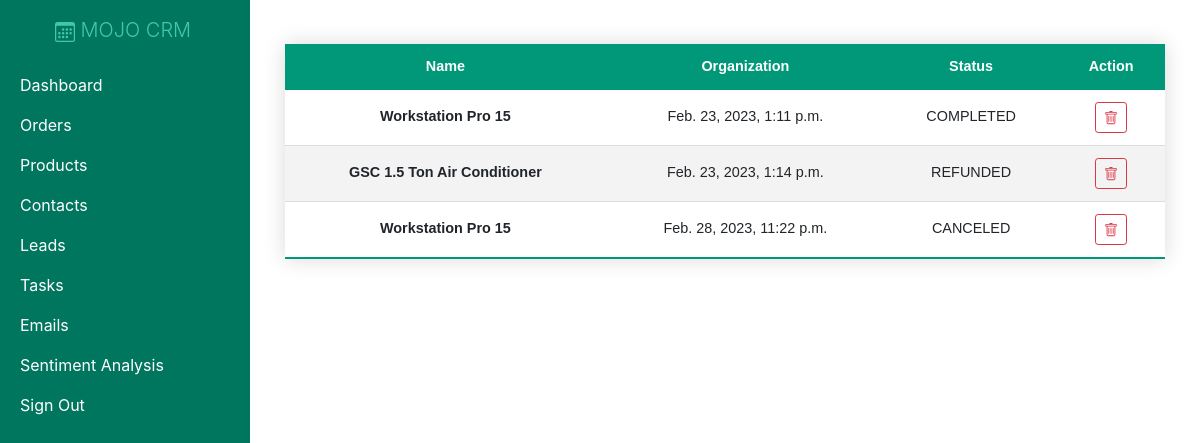
/customer_orders/2/ (signed in), run on the app's committed database.
### crm/models.py (models this page shows)
class Order(models.Model):
    customer = models.ForeignKey(Customer, null=True, on_delete=models.CASCADE)
    product = models.ForeignKey(Product, null=True, on_delete=models.CASCADE)
    date_created = models.DateTimeField(auto_now_add=True, null=True)
    status = models.CharField(max_length=200, null=True, choices=(
        ('CANCELED', 'CANCELED'),
        ('COMPLETED', 'COMPLETED'),
        ('REFUNDED', 'REFUNDED'),
        ('PENDING PAYMENT', 'PENDING PAYMENT'),
    ))

class Product(models.Model):
    name = models.CharField(max_length=200, null=True)
    cost = models.FloatField(null=True)
    vendor = models.CharField(max_length=200, null=True)
    discount = models.IntegerField(default=0)
    date_created = models.DateTimeField(auto_now_add=True, null=True)
    def __str__(self):
        return self.name

### crm/views.py (the view)
# urls.py: path('customer_orders/<str:pk>/', views.customer_orders, name="customer_orders"),
@login_required()
def customer_orders(request, pk):
    customer = Customer.objects.get(id=pk)
    order = customer.order_set.all()
    total_orders = order.count()
    context = {'customer':customer,'order':order, 'total_orders':total_orders}
    return render(request,'crm/customer_orders.html', context)

### crm/templates/crm/customer_orders.html (shortened to what this page needs)
{% extends 'crm/main.html' %}
{% block content %}
<table class="my-table w-100 text-center mt-4">
    <thead>
        <tr class="text-center">
            <th scope="col">Name</th>
            <th scope="col">Organization</th>
            <th scope="col">Status</th>
            <th scope="col">Action</th>
        </tr>
    </thead>
    <tbody>
        {% for o in order %}
        <tr>
            <th scope="row">{{ o.product }}</th>
            <td>{{ o.date_created }}</td>
            <td>{{ o.status }}</td>
            <td>
                <a class="btn btn-sm btn-outline-danger" data-toggle="modal" data-target="#actionModal"></a></div>
        {% endfor %}
{% endblock content %}

### static/css/main.css (style rules this page uses)
.my-table { border-collapse: collapse; font-size: 0.9em; font-family: sans-serif; min-width: 400px; box-shadow: 0 0 20px rgba(0, 0, 0, 0.15); }
.my-table thead tr { background-color: #009879; color: #ffffff; text-align: left; }
.my-table th, .my-table td { padding: 12px 15px; }
.my-table tbody tr { border-bottom: 1px solid #dddddd; }
.my-table tbody tr:nth-of-type(even) { background-color: #f3f3f3; }
.my-table tbody tr:last-of-type { border-bottom: 2px solid #009879; }

### data on the page
Order: product "Workstation Pro 15", date_created "Feb. 23, 2023, 1:11 p.m.", status "COMPLETED"
Order: product "GSC 1.5 Ton Air Conditioner", date_created "Feb. 23, 2023, 1:14 p.m.", status "REFUNDED"
Order: product "Workstation Pro 15", date_created "Feb. 28, 2023, 11:22 p.m.", status "CANCELED"
